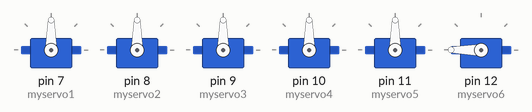
Simulated run of this sketch. Board: Arduino Uno, built with avr-gcc and run on an emulated ATmega328P. On the bench: 6 × servo.

Above: at 0.1 s.
At 4.18 s:
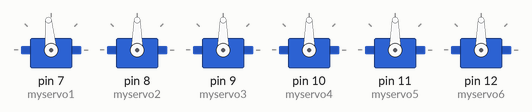
At 8.7 s:
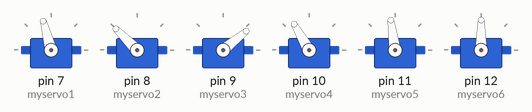
At 17.0 s:
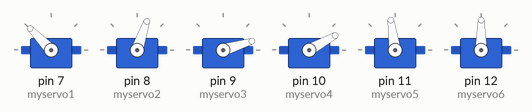
At 26.3 s:
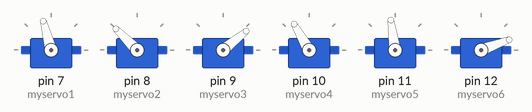
At 32.7 s:
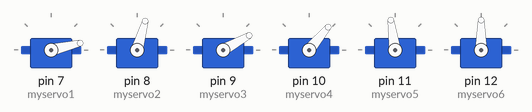
Timing chart, 0 to 40.0 s (numbered marks = the images above):
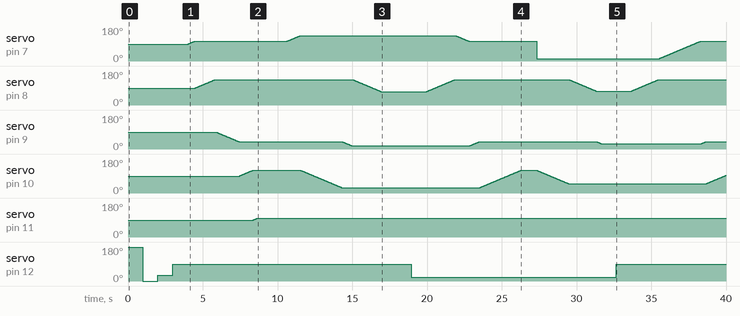

Measured:
- by itself, servo on pin 11 (myservo5): 90° → 98° at 8.4 s
- by itself, servo on pin 12 (myservo6): 180° → 0° at 1.0 s, → 30° 1.0 s later, → 90° 1.0 s later, → 20° 16.0 s later, … (5 changes in this stretch)

The sketch:

PruebaBrazoFran-modificado.ino
```cpp
#include <Servo.h>
#include <math.h>

Servo myservo1, myservo2, myservo3, myservo4, myservo5, myservo6;  //create servo object

double cabeceo = 90-20.8456;// angulo en grados
double longitud_muneca = 80.5;
double longitud_brazo = 90;
double longitud_antebrazo = 90;
double altura_hombro = 64.23;
double alfa, beta, gamma;
double angulo_brazo, angulo_antebrazo, angulo_muneca;

int estado_pinza = 0; // el 0 está abierto y el 1 estará la pinza cerrada

String cadena = "";

void setup(){
  Serial.begin(9600);
  myservo1.attach(7); //servo del soporte giratorio! base
  myservo2.attach(8); //hombro
  myservo3.attach(9); //codo...sube o baja el brazo
  myservo4.attach(10); ///muñeca vertical
  myservo5.attach(11); //muñeca horizontal - mano
  myservo6.attach(12); //pinza
  calibrar_pinza();
}

void loop(){


  reposo();
  delay(1000);
  abrir_pinza();
  delay(1000);
  /*
  if (Serial.available() > 0){

    int longitud;
    longitud = cadena.length();
    char cad[(longitud+1)];
    char letra;
    String cadena2;

    //cadena = Serial.readString();


    for(int i = 0, i < longitud;i++){

      cad[i] = cadena.charAt(i);
    }
      cad[i] = 0;
      double val = atof(cadena,2);
      letra = Serial.read();
      cadena2 += letra;

      if(cadena2.length() == 4){ //Se recibe el color de la cara superior, el ángulo de muñeca, y las coordenadas (x,y)

      }
  }*/


  mover_brazo(49.0,101.0,-4.0);
  delay(1000);
  cerrar_pinza();
  delay(1000);
  subir_brazo();
  delay(1000);
  cubeta1();
  delay(1000);
  abrir_pinza();
  delay(1000);
  subir_brazo();
  delay(1000);
}

void mover_brazo(double x, double y, double z){
  if(x > 0){ x+=30.0; y-=23;}
  calcula_angulos(x,y+50.0,75.0+z);
  delay(1000);
}

void cubeta1(){
  myservo1.write(13);
  mapeo_servo4(130);
  mapeo_servo2(84);
  mapeo_servo3(50);
}

void cubeta2(){
  myservo1.write(30);
  mapeo_servo4(130);
  mapeo_servo2(84);
  mapeo_servo3(50);
}

void cubeta3(){
  myservo1.write(48);
  mapeo_servo4(130);
  myservo6.write(0);
  mapeo_servo2(84);
  mapeo_servo3(50);
}

void subir_brazo(){
  mapeo_servo2(145);
  reposo();
}

void mapeo_servo1(double angulo){
  double angulonuevo = map(angulo,0,180,20,190);
  if(angulonuevo > 180){
    angulonuevo = 180;
  }
  double anguloactual = myservo1.read();
  if(angulonuevo >= anguloactual){
    for(int i=anguloactual;i<=angulonuevo;i++){
      myservo1.write(i);
      delay(30);
    }
  }else{
    for(int i=anguloactual;i>=angulonuevo;i--){
      myservo1.write(i);
      delay(30);
    }
  }
}
void mapeo_servo2(double angulo){
  double angulonuevo = map(angulo,0,180,-10,170);
  double anguloactual = myservo2.read();
  if(angulonuevo >= anguloactual){
  for(int i=anguloactual;i<=angulonuevo;i++){
      myservo2.write(i);
      delay(30);
    }
  }else{
    for(int i=anguloactual;i>=angulonuevo;i--){
      myservo2.write(i);
      delay(30);
    }
  }
}
void mapeo_servo3(double angulo){
 double angulonuevo = map(angulo,0,180,-21,159);
 double anguloactual = myservo3.read();
  if(angulonuevo >= anguloactual){
  for(int i=anguloactual;i<=angulonuevo;i++){
      myservo3.write(i);
      delay(30);
    }
  }else{
    for(int i=anguloactual;i>=angulonuevo;i--){
      myservo3.write(i);
      delay(30);
    }
  }
}
void mapeo_servo4(double angulo){
 double angulonuevo = map(angulo,0,180,180,0);  //NO necesita mapeo
 double anguloactual = myservo4.read();
  if(angulonuevo >= anguloactual){
  for(int i=anguloactual;i<=angulonuevo;i++){
      myservo4.write(i);
      delay(30);
    }
  }else{
    for(int i=anguloactual;i>=angulonuevo;i--){
      myservo4.write(i);
      delay(30);
    }
  }
}
void mapeo_servo5(double angulo){
  double angulonuevo = map(angulo,0,180,16,180);
  double anguloactual = myservo5.read();
  if(angulonuevo >= anguloactual){
    for(int i=anguloactual;i<=angulonuevo;i++){
      myservo5.write(i);
      delay(30);
    }
  }else{
    for(int i=anguloactual;i>=angulonuevo;i--){
      myservo5.write(i);
      delay(30);
    }
  }
}
void abrir_pinza(){
  if(estado_pinza == 1){
  myservo6.write(90);
  estado_pinza = 0;
 }
}
void cerrar_pinza(){
  if(estado_pinza == 0){
  myservo6.write(20);
  estado_pinza = 1;
 }
}
void reposo(){
  mapeo_servo1(90);
  mapeo_servo2(145);
  mapeo_servo3(60);
  mapeo_servo4(60);
  mapeo_servo5(90);
}
void calibrar_pinza(){
  //Todo esto es para calibrar la pinza
  myservo6.write(180);
  delay(1000);
  myservo6.write(0);
  delay(1000);
  myservo6.write(30);
  delay(1000);
  myservo6.write(90);
  delay(1000);
}

void calcula_angulos(double x, double y, double z){
  double x_cuadrado = pow(x,2);
  double y_cuadrado = pow(y,2);
  double giro = asin(abs(x)/(sqrt(x_cuadrado+y_cuadrado)));
  giro = (giro*360)/(2*PI);
  if(x > 0){
    giro = giro + 90;
  }else {
     giro =  90 - giro;
  }
  double modulo = (sqrt(x_cuadrado+y_cuadrado))-18.3;
  double y_prima = z;
  double afx = abs(cos(cabeceo))*longitud_muneca;
  double x_prima = modulo;
  double ladoB = x_prima - afx;
  double afy = abs(sin(cabeceo))*longitud_muneca;
  double ladoA = y_prima + afy - altura_hombro;
  double hipotenusa = sqrt(pow(ladoA,2)+pow(ladoB,2));
  alfa = abs(atan2(ladoA,ladoB));
  double operacion_beta = ((pow(longitud_brazo,2)) - (pow(longitud_antebrazo,2)) + (pow(hipotenusa,2)))/(2*longitud_brazo*hipotenusa);
  beta = abs(acos(operacion_beta));
  angulo_brazo = ((alfa*360)/(2*PI))+((beta*360)/(2*PI));
  double operacion_gamma = ((pow(longitud_brazo,2)) + (pow(longitud_antebrazo,2)) - (pow(hipotenusa,2)))/(2*longitud_brazo*longitud_antebrazo);
  gamma = ((acos(operacion_gamma))*360)/(2*PI);
  angulo_antebrazo = gamma;
  angulo_muneca = 180+(cabeceo- angulo_brazo - angulo_antebrazo);

  mapeo_servo1(giro);
  mapeo_servo4(angulo_muneca+20);
  if (angulo_antebrazo <=38){
    mapeo_servo3(38);
    mapeo_servo2(angulo_brazo-(38-angulo_antebrazo)+2);
  }else{
    mapeo_servo3(angulo_antebrazo);
    mapeo_servo2(angulo_brazo);
  }
}
```
